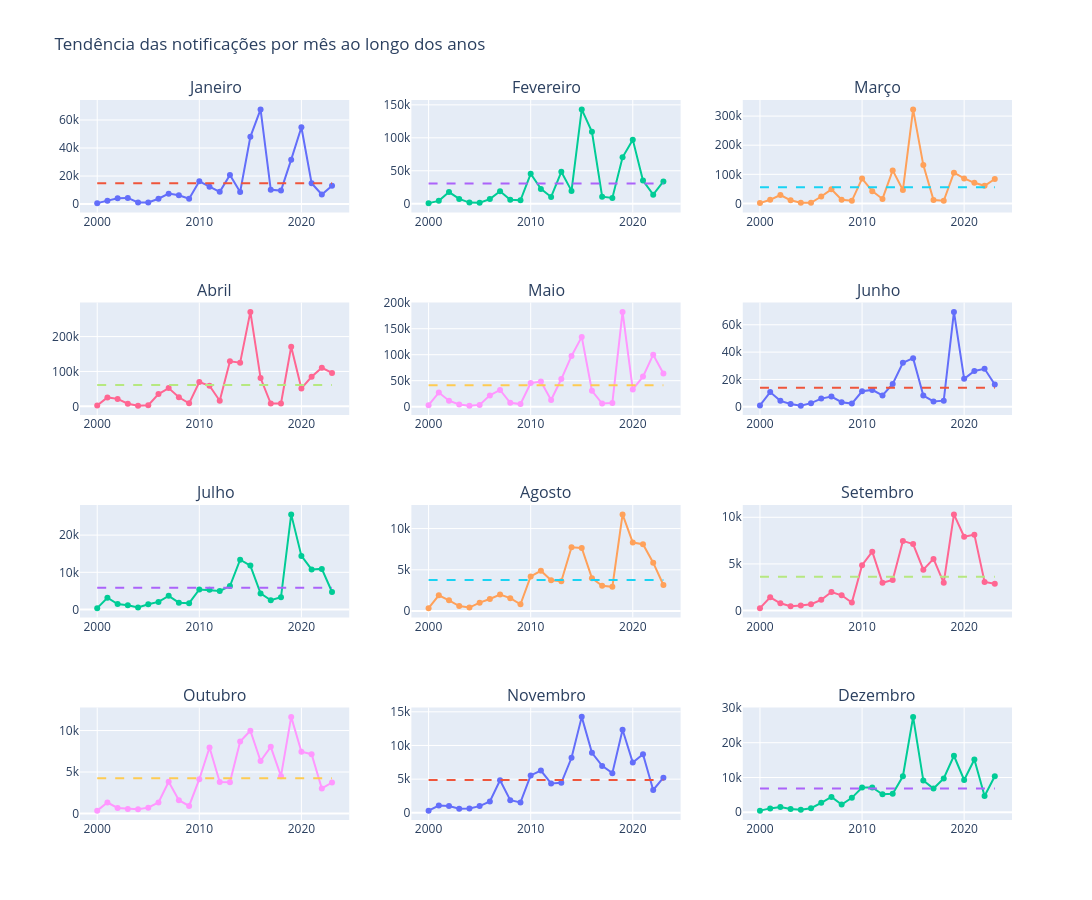

Notebook cell for this chart:
### Code cell
from plotly.subplots import make_subplots

# Criar ano e mês
df_notificacoes["Ano"] = df_notificacoes["Dia"].dt.year
df_notificacoes["Mês"] = df_notificacoes["Dia"].dt.month

# Soma das notificações de cada mês de cada ano
df_mensal = (
    df_notificacoes
    .groupby(["Ano", "Mês"])["Notificações"]
    .sum()
    .reset_index()
)
df_mensal = df_mensal[df_mensal["Ano"].isin(years)]

nomes_meses = [
    "Janeiro", "Fevereiro", "Março", "Abril",
    "Maio", "Junho", "Julho", "Agosto",
    "Setembro", "Outubro", "Novembro", "Dezembro"
]

# Criar 12 gráficos
fig = make_subplots(
    rows=4,
    cols=3,
    subplot_titles=nomes_meses
)

for mes in range(1, 13):

    dados = df_mensal[df_mensal["Mês"] == mes]

    # Média histórica daquele mês
    media = dados["Notificações"].mean()

    linha = go.Scatter(
        x=dados["Ano"],
        y=dados["Notificações"],
        mode="lines+markers",
        name="Notificações",
        showlegend=False
    )

    media_linha = go.Scatter(
        x=dados["Ano"],
        y=[media] * len(dados),
        mode="lines",
        name="Média",
        line=dict(dash="dash"),
        showlegend=False
    )

    linha_idx = (mes - 1) // 3 + 1
    coluna_idx = (mes - 1) % 3 + 1

    fig.add_trace(
        linha,
        row=linha_idx,
        col=coluna_idx
    )

    fig.add_trace(
        media_linha,
        row=linha_idx,
        col=coluna_idx
    )

fig.update_layout(
    title="Tendência das notificações por mês ao longo dos anos",
    height=900,
    width=1200
)

fig.show()

### Figure 1 — Plotly figure (JSON) as saved in the notebook; plotly's stock layout.template omitted (floating-point values rounded to 4 significant figures)
{"data": [{"mode": "lines+markers", "name": "Notificações", "showlegend": false, "type": "scatter", "x": [2000, 2001, 2002, 2003, 2004, 2005, 2006, 2007, 2008, 2009, 2010, 2011, 2012, 2013, 2014, 2015, 2016, 2017, 2018, 2019, 2020, 2021, 2022, 2023], "xaxis": "x", "y": [704, 2312, 4245, 4393, 1197, 1112, 3850, 7477, 6276, 3799, 16254, 12404, 8741, 20749, 8631, 47989, 67578, 10180, 9648, 31706, 54861, 14931, 6864, 13133], "yaxis": "y"}, {"line": {"dash": "dash"}, "mode": "lines", "name": "Média", "showlegend": false, "type": "scatter", "x": [2000, 2001, 2002, 2003, 2004, 2005, 2006, 2007, 2008, 2009, 2010, 2011, 2012, 2013, 2014, 2015, 2016, 2017, 2018, 2019, 2020, 2021, 2022, 2023], "xaxis": "x", "y": [14960.0, 14960.0, 14960.0, 14960.0, 14960.0, 14960.0, 14960.0, 14960.0, 14960.0, 14960.0, 14960.0, 14960.0, 14960.0, 14960.0, 14960.0, 14960.0, 14960.0, 14960.0, 14960.0, 14960.0, 14960.0, 14960.0, 14960.0, 14960.0], "yaxis": "y"}, {"mode": "lines+markers", "name": "Notificações", "showlegend": false, "type": "scatter", "x": [2000, 2001, 2002, 2003, 2004, 2005, 2006, 2007, 2008, 2009, 2010, 2011, 2012, 2013, 2014, 2015, 2016, 2017, 2018, 2019, 2020, 2021, 2022, 2023], "xaxis": "x2", "y": [952, 4370, 17689, 7291, 1779, 1486, 7086, 18910, 6084, 5192, 45413, 22512, 10318, 48472, 19513, 143112, 109018, 10723, 8772, 70358, 97234, 35295, 13777, 33846], "yaxis": "y2"}, {"line": {"dash": "dash"}, "mode": "lines", "name": "Média", "showlegend": false, "type": "scatter", "x": [2000, 2001, 2002, 2003, 2004, 2005, 2006, 2007, 2008, 2009, 2010, 2011, 2012, 2013, 2014, 2015, 2016, 2017, 2018, 2019, 2020, 2021, 2022, 2023], "xaxis": "x2", "y": [30800.0, 30800.0, 30800.0, 30800.0, 30800.0, 30800.0, 30800.0, 30800.0, 30800.0, 30800.0, 30800.0, 30800.0, 30800.0, 30800.0, 30800.0, 30800.0, 30800.0, 30800.0, 30800.0, 30800.0, 30800.0, 30800.0, 30800.0, 30800.0], "yaxis": "y2"}, {"mode": "lines+markers", "name": "Notificações", "showlegend": false, "type": "scatter", "x": [2000, 2001, 2002, 2003, 2004, 2005, 2006, 2007, 2008, 2009, 2010, 2011, 2012, 2013, 2014, 2015, 2016, 2017, 2018, 2019, 2020, 2021, 2022, 2023], "xaxis": "x3", "y": [1172, 12596, 29086, 10867, 2467, 2083, 23855, 48589, 12587, 9154, 85346, 42306, 15541, 113528, 46070, 323021, 131738, 12023, 9201, 105823, 85822, 70869, 60634, 83967], "yaxis": "y3"}, {"line": {"dash": "dash"}, "mode": "lines", "name": "Média", "showlegend": false, "type": "scatter", "x": [2000, 2001, 2002, 2003, 2004, 2005, 2006, 2007, 2008, 2009, 2010, 2011, 2012, 2013, 2014, 2015, 2016, 2017, 2018, 2019, 2020, 2021, 2022, 2023], "xaxis": "x3", "y": [55760.0, 55760.0, 55760.0, 55760.0, 55760.0, 55760.0, 55760.0, 55760.0, 55760.0, 55760.0, 55760.0, 55760.0, 55760.0, 55760.0, 55760.0, 55760.0, 55760.0, 55760.0, 55760.0, 55760.0, 55760.0, 55760.0, 55760.0, 55760.0], "yaxis": "y3"}, {"mode": "lines+markers", "name": "Notificações", "showlegend": false, "type": "scatter", "x": [2000, 2001, 2002, 2003, 2004, 2005, 2006, 2007, 2008, 2009, 2010, 2011, 2012, 2013, 2014, 2015, 2016, 2017, 2018, 2019, 2020, 2021, 2022, 2023], "xaxis": "x4", "y": [2397, 25622, 21401, 7603, 2064, 3216, 35334, 52269, 25886, 8545, 69806, 59085, 15954, 129023, 125292, 270777, 81102, 8042, 8234, 171037, 51391, 84789, 110561, 95923], "yaxis": "y4"}, {"line": {"dash": "dash"}, "mode": "lines", "name": "Média", "showlegend": false, "type": "scatter", "x": [2000, 2001, 2002, 2003, 2004, 2005, 2006, 2007, 2008, 2009, 2010, 2011, 2012, 2013, 2014, 2015, 2016, 2017, 2018, 2019, 2020, 2021, 2022, 2023], "xaxis": "x4", "y": [61060.0, 61060.0, 61060.0, 61060.0, 61060.0, 61060.0, 61060.0, 61060.0, 61060.0, 61060.0, 61060.0, 61060.0, 61060.0, 61060.0, 61060.0, 61060.0, 61060.0, 61060.0, 61060.0, 61060.0, 61060.0, 61060.0, 61060.0, 61060.0], "yaxis": "y4"}, {"mode": "lines+markers", "name": "Notificações", "showlegend": false, "type": "scatter", "x": [2000, 2001, 2002, 2003, 2004, 2005, 2006, 2007, 2008, 2009, 2010, 2011, 2012, 2013, 2014, 2015, 2016, 2017, 2018, 2019, 2020, 2021, 2022, 2023], "xaxis": "x5", "y": [2920, 27140, 11406, 4172, 1994, 3384, 21684, 32079, 7408, 5019, 45409, 48434, 12878, 53186, 97588, 134309, 30549, 6066, 7250, 182437, 33101, 57842, 100059, 63696], "yaxis": "y5"}, {"line": {"dash": "dash"}, "mode": "lines", "name": "Média", "showlegend": false, "type": "scatter", "x": [2000, 2001, 2002, 2003, 2004, 2005, 2006, 2007, 2008, 2009, 2010, 2011, 2012, 2013, 2014, 2015, 2016, 2017, 2018, 2019, 2020, 2021, 2022, 2023], "xaxis": "x5", "y": [41250.0, 41250.0, 41250.0, 41250.0, 41250.0, 41250.0, 41250.0, 41250.0, 41250.0, 41250.0, 41250.0, 41250.0, 41250.0, 41250.0, 41250.0, 41250.0, 41250.0, 41250.0, 41250.0, 41250.0, 41250.0, 41250.0, 41250.0, 41250.0], "yaxis": "y5"}, {"mode": "lines+markers", "name": "Notificações", "showlegend": false, "type": "scatter", "x": [2000, 2001, 2002, 2003, 2004, 2005, 2006, 2007, 2008, 2009, 2010, 2011, 2012, 2013, 2014, 2015, 2016, 2017, 2018, 2019, 2020, 2021, 2022, 2023], "xaxis": "x6", "y": [1054, 10784, 4372, 2124, 879, 2705, 6013, 7479, 3399, 2386, 11397, 12375, 8286, 16747, 32182, 35542, 8250, 3941, 4514, 69417, 20484, 26222, 27825, 16281], "yaxis": "y6"}, {"line": {"dash": "dash"}, "mode": "lines", "name": "Média", "showlegend": false, "type": "scatter", "x": [2000, 2001, 2002, 2003, 2004, 2005, 2006, 2007, 2008, 2009, 2010, 2011, 2012, 2013, 2014, 2015, 2016, 2017, 2018, 2019, 2020, 2021, 2022, 2023], "xaxis": "x6", "y": [13940.0, 13940.0, 13940.0, 13940.0, 13940.0, 13940.0, 13940.0, 13940.0, 13940.0, 13940.0, 13940.0, 13940.0, 13940.0, 13940.0, 13940.0, 13940.0, 13940.0, 13940.0, 13940.0, 13940.0, 13940.0, 13940.0, 13940.0, 13940.0], "yaxis": "y6"}, {"mode": "lines+markers", "name": "Notificações", "showlegend": false, "type": "scatter", "x": [2000, 2001, 2002, 2003, 2004, 2005, 2006, 2007, 2008, 2009, 2010, 2011, 2012, 2013, 2014, 2015, 2016, 2017, 2018, 2019, 2020, 2021, 2022, 2023], "xaxis": "x7", "y": [362, 3155, 1447, 1141, 531, 1413, 2037, 3672, 1828, 1681, 5383, 5279, 4976, 6284, 13385, 11803, 4310, 2492, 3284, 25582, 14408, 10764, 10913, 4695], "yaxis": "y7"}, {"line": {"dash": "dash"}, "mode": "lines", "name": "Média", "showlegend": false, "type": "scatter", "x": [2000, 2001, 2002, 2003, 2004, 2005, 2006, 2007, 2008, 2009, 2010, 2011, 2012, 2013, 2014, 2015, 2016, 2017, 2018, 2019, 2020, 2021, 2022, 2023], "xaxis": "x7", "y": [5868.0, 5868.0, 5868.0, 5868.0, 5868.0, 5868.0, 5868.0, 5868.0, 5868.0, 5868.0, 5868.0, 5868.0, 5868.0, 5868.0, 5868.0, 5868.0, 5868.0, 5868.0, 5868.0, 5868.0, 5868.0, 5868.0, 5868.0, 5868.0], "yaxis": "y7"}, {"mode": "lines+markers", "name": "Notificações", "showlegend": false, "type": "scatter", "x": [2000, 2001, 2002, 2003, 2004, 2005, 2006, 2007, 2008, 2009, 2010, 2011, 2012, 2013, 2014, 2015, 2016, 2017, 2018, 2019, 2020, 2021, 2022, 2023], "xaxis": "x8", "y": [350, 1897, 1291, 595, 419, 1012, 1463, 1998, 1561, 811, 4189, 4880, 3724, 3612, 7724, 7658, 3982, 3069, 2936, 11722, 8308, 8097, 5864, 3156], "yaxis": "y8"}, {"line": {"dash": "dash"}, "mode": "lines", "name": "Média", "showlegend": false, "type": "scatter", "x": [2000, 2001, 2002, 2003, 2004, 2005, 2006, 2007, 2008, 2009, 2010, 2011, 2012, 2013, 2014, 2015, 2016, 2017, 2018, 2019, 2020, 2021, 2022, 2023], "xaxis": "x8", "y": [3763.0, 3763.0, 3763.0, 3763.0, 3763.0, 3763.0, 3763.0, 3763.0, 3763.0, 3763.0, 3763.0, 3763.0, 3763.0, 3763.0, 3763.0, 3763.0, 3763.0, 3763.0, 3763.0, 3763.0, 3763.0, 3763.0, 3763.0, 3763.0], "yaxis": "y8"}, {"mode": "lines+markers", "name": "Notificações", "showlegend": false, "type": "scatter", "x": [2000, 2001, 2002, 2003, 2004, 2005, 2006, 2007, 2008, 2009, 2010, 2011, 2012, 2013, 2014, 2015, 2016, 2017, 2018, 2019, 2020, 2021, 2022, 2023], "xaxis": "x9", "y": [258, 1417, 780, 464, 542, 682, 1151, 1980, 1632, 848, 4856, 6313, 2973, 3287, 7469, 7135, 4384, 5537, 2977, 10313, 7914, 8139, 3071, 2883], "yaxis": "y9"}, {"line": {"dash": "dash"}, "mode": "lines", "name": "Média", "showlegend": false, "type": "scatter", "x": [2000, 2001, 2002, 2003, 2004, 2005, 2006, 2007, 2008, 2009, 2010, 2011, 2012, 2013, 2014, 2015, 2016, 2017, 2018, 2019, 2020, 2021, 2022, 2023], "xaxis": "x9", "y": [3625.0, 3625.0, 3625.0, 3625.0, 3625.0, 3625.0, 3625.0, 3625.0, 3625.0, 3625.0, 3625.0, 3625.0, 3625.0, 3625.0, 3625.0, 3625.0, 3625.0, 3625.0, 3625.0, 3625.0, 3625.0, 3625.0, 3625.0, 3625.0], "yaxis": "y9"}, {"mode": "lines+markers", "name": "Notificações", "showlegend": false, "type": "scatter", "x": [2000, 2001, 2002, 2003, 2004, 2005, 2006, 2007, 2008, 2009, 2010, 2011, 2012, 2013, 2014, 2015, 2016, 2017, 2018, 2019, 2020, 2021, 2022, 2023], "xaxis": "x10", "y": [350, 1325, 669, 556, 526, 711, 1335, 3828, 1611, 913, 4136, 7962, 3809, 3763, 8679, 9978, 6328, 8032, 4506, 11647, 7441, 7148, 3023, 3738], "yaxis": "y10"}, {"line": {"dash": "dash"}, "mode": "lines", "name": "Média", "showlegend": false, "type": "scatter", "x": [2000, 2001, 2002, 2003, 2004, 2005, 2006, 2007, 2008, 2009, 2010, 2011, 2012, 2013, 2014, 2015, 2016, 2017, 2018, 2019, 2020, 2021, 2022, 2023], "xaxis": "x10", "y": [4251.0, 4251.0, 4251.0, 4251.0, 4251.0, 4251.0, 4251.0, 4251.0, 4251.0, 4251.0, 4251.0, 4251.0, 4251.0, 4251.0, 4251.0, 4251.0, 4251.0, 4251.0, 4251.0, 4251.0, 4251.0, 4251.0, 4251.0, 4251.0], "yaxis": "y10"}, {"mode": "lines+markers", "name": "Notificações", "showlegend": false, "type": "scatter", "x": [2000, 2001, 2002, 2003, 2004, 2005, 2006, 2007, 2008, 2009, 2010, 2011, 2012, 2013, 2014, 2015, 2016, 2017, 2018, 2019, 2020, 2021, 2022, 2023], "xaxis": "x11", "y": [332, 1082, 1029, 618, 646, 1004, 1684, 4834, 1878, 1543, 5558, 6272, 4373, 4464, 8170, 14245, 8914, 6971, 5895, 12340, 7463, 8701, 3395, 5217], "yaxis": "y11"}, {"line": {"dash": "dash"}, "mode": "lines", "name": "Média", "showlegend": false, "type": "scatter", "x": [2000, 2001, 2002, 2003, 2004, 2005, 2006, 2007, 2008, 2009, 2010, 2011, 2012, 2013, 2014, 2015, 2016, 2017, 2018, 2019, 2020, 2021, 2022, 2023], "xaxis": "x11", "y": [4860.0, 4860.0, 4860.0, 4860.0, 4860.0, 4860.0, 4860.0, 4860.0, 4860.0, 4860.0, 4860.0, 4860.0, 4860.0, 4860.0, 4860.0, 4860.0, 4860.0, 4860.0, 4860.0, 4860.0, 4860.0, 4860.0, 4860.0, 4860.0], "yaxis": "y11"}, {"mode": "lines+markers", "name": "Notificações", "showlegend": false, "type": "scatter", "x": [2000, 2001, 2002, 2003, 2004, 2005, 2006, 2007, 2008, 2009, 2010, 2011, 2012, 2013, 2014, 2015, 2016, 2017, 2018, 2019, 2020, 2021, 2022, 2023], "xaxis": "x12", "y": [479, 1121, 1545, 931, 729, 1183, 2723, 4415, 2249, 4156, 7118, 7132, 5158, 5338, 10346, 27417, 9117, 6822, 9725, 16245, 9279, 15174, 4694, 10339], "yaxis": "y12"}, {"line": {"dash": "dash"}, "mode": "lines", "name": "Média", "showlegend": false, "type": "scatter", "x": [2000, 2001, 2002, 2003, 2004, 2005, 2006, 2007, 2008, 2009, 2010, 2011, 2012, 2013, 2014, 2015, 2016, 2017, 2018, 2019, 2020, 2021, 2022, 2023], "xaxis": "x12", "y": [6810.0, 6810.0, 6810.0, 6810.0, 6810.0, 6810.0, 6810.0, 6810.0, 6810.0, 6810.0, 6810.0, 6810.0, 6810.0, 6810.0, 6810.0, 6810.0, 6810.0, 6810.0, 6810.0, 6810.0, 6810.0, 6810.0, 6810.0, 6810.0], "yaxis": "y12"}], "layout": {"annotations": [{"font": {"size": 16}, "showarrow": false, "text": "Janeiro", "x": 0.1444, "xanchor": "center", "xref": "paper", "y": 1.0, "yanchor": "bottom", "yref": "paper"}, {"font": {"size": 16}, "showarrow": false, "text": "Fevereiro", "x": 0.5, "xanchor": "center", "xref": "paper", "y": 1.0, "yanchor": "bottom", "yref": "paper"}, {"font": {"size": 16}, "showarrow": false, "text": "Março", "x": 0.8556, "xanchor": "center", "xref": "paper", "y": 1.0, "yanchor": "bottom", "yref": "paper"}, {"font": {"size": 16}, "showarrow": false, "text": "Abril", "x": 0.1444, "xanchor": "center", "xref": "paper", "y": 0.7188, "yanchor": "bottom", "yref": "paper"}, {"font": {"size": 16}, "showarrow": false, "text": "Maio", "x": 0.5, "xanchor": "center", "xref": "paper", "y": 0.7188, "yanchor": "bottom", "yref": "paper"}, {"font": {"size": 16}, "showarrow": false, "text": "Junho", "x": 0.8556, "xanchor": "center", "xref": "paper", "y": 0.7188, "yanchor": "bottom", "yref": "paper"}, {"font": {"size": 16}, "showarrow": false, "text": "Julho", "x": 0.1444, "xanchor": "center", "xref": "paper", "y": 0.4375, "yanchor": "bottom", "yref": "paper"}, {"font": {"size": 16}, "showarrow": false, "text": "Agosto", "x": 0.5, "xanchor": "center", "xref": "paper", "y": 0.4375, "yanchor": "bottom", "yref": "paper"}, {"font": {"size": 16}, "showarrow": false, "text": "Setembro", "x": 0.8556, "xanchor": "center", "xref": "paper", "y": 0.4375, "yanchor": "bottom", "yref": "paper"}, {"font": {"size": 16}, "showarrow": false, "text": "Outubro", "x": 0.1444, "xanchor": "center", "xref": "paper", "y": 0.1562, "yanchor": "bottom", "yref": "paper"}, {"font": {"size": 16}, "showarrow": false, "text": "Novembro", "x": 0.5, "xanchor": "center", "xref": "paper", "y": 0.1562, "yanchor": "bottom", "yref": "paper"}, {"font": {"size": 16}, "showarrow": false, "text": "Dezembro", "x": 0.8556, "xanchor": "center", "xref": "paper", "y": 0.1562, "yanchor": "bottom", "yref": "paper"}], "height": 900, "title": {"text": "Tendência das notificações por mês ao longo dos anos"}, "width": 1200, "xaxis": {"anchor": "y", "domain": [0.0, 0.2889]}, "xaxis10": {"anchor": "y10", "domain": [0.0, 0.2889]}, "xaxis11": {"anchor": "y11", "domain": [0.3556, 0.6444]}, "xaxis12": {"anchor": "y12", "domain": [0.7111, 1.0]}, "xaxis2": {"anchor": "y2", "domain": [0.3556, 0.6444]}, "xaxis3": {"anchor": "y3", "domain": [0.7111, 1.0]}, "xaxis4": {"anchor": "y4", "domain": [0.0, 0.2889]}, "xaxis5": {"anchor": "y5", "domain": [0.3556, 0.6444]}, "xaxis6": {"anchor": "y6", "domain": [0.7111, 1.0]}, "xaxis7": {"anchor": "y7", "domain": [0.0, 0.2889]}, "xaxis8": {"anchor": "y8", "domain": [0.3556, 0.6444]}, "xaxis9": {"anchor": "y9", "domain": [0.7111, 1.0]}, "yaxis": {"anchor": "x", "domain": [0.8438, 1.0]}, "yaxis10": {"anchor": "x10", "domain": [0.0, 0.1562]}, "yaxis11": {"anchor": "x11", "domain": [0.0, 0.1562]}, "yaxis12": {"anchor": "x12", "domain": [0.0, 0.1562]}, "yaxis2": {"anchor": "x2", "domain": [0.8438, 1.0]}, "yaxis3": {"anchor": "x3", "domain": [0.8438, 1.0]}, "yaxis4": {"anchor": "x4", "domain": [0.5625, 0.7188]}, "yaxis5": {"anchor": "x5", "domain": [0.5625, 0.7188]}, "yaxis6": {"anchor": "x6", "domain": [0.5625, 0.7188]}, "yaxis7": {"anchor": "x7", "domain": [0.2812, 0.4375]}, "yaxis8": {"anchor": "x8", "domain": [0.2812, 0.4375]}, "yaxis9": {"anchor": "x9", "domain": [0.2812, 0.4375]}}}
